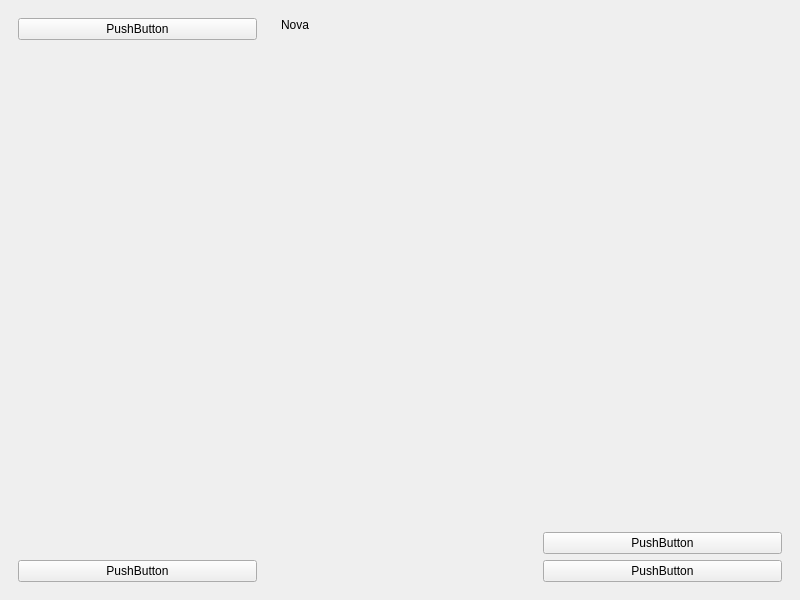
<?xml version="1.0" encoding="UTF-8"?>
<ui version="4.0">
 <class>MainWindow</class>
 <widget class="QMainWindow" name="MainWindow">
  <property name="geometry">
   <rect>
    <x>0</x>
    <y>0</y>
    <width>800</width>
    <height>600</height>
   </rect>
  </property>
  <property name="windowTitle">
   <string>MainWindow</string>
  </property>
  <widget class="QWidget" name="centralwidget">
   <layout class="QHBoxLayout" name="horizontalLayout">
    <item>
     <widget class="QWidget" name="widget" native="true">
      <layout class="QVBoxLayout" name="verticalLayout_4">
       <item>
        <widget class="QPushButton" name="pushButton_4">
         <property name="text">
          <string>PushButton</string>
         </property>
        </widget>
       </item>
       <item>
        <spacer name="verticalSpacer">
         <property name="orientation">
          <enum>Qt::Vertical</enum>
         </property>
         <property name="sizeHint" stdset="0">
          <size>
           <width>20</width>
           <height>40</height>
          </size>
         </property>
        </spacer>
       </item>
       <item>
        <widget class="QPushButton" name="pushButton_5">
         <property name="text">
          <string>PushButton</string>
         </property>
        </widget>
       </item>
      </layout>
     </widget>
    </item>
    <item>
     <widget class="QWidget" name="widget_2" native="true">
      <layout class="QVBoxLayout" name="verticalLayout_5">
       <item>
        <widget class="QLabel" name="label">
         <property name="text">
          <string>Nova</string>
         </property>
        </widget>
       </item>
       <item>
        <spacer name="verticalSpacer_2">
         <property name="orientation">
          <enum>Qt::Vertical</enum>
         </property>
         <property name="sizeHint" stdset="0">
          <size>
           <width>20</width>
           <height>188</height>
          </size>
         </property>
        </spacer>
       </item>
      </layout>
     </widget>
    </item>
    <item>
     <widget class="QWidget" name="widget_3" native="true">
      <layout class="QVBoxLayout" name="verticalLayout_6">
       <item>
        <spacer name="verticalSpacer_3">
         <property name="orientation">
          <enum>Qt::Vertical</enum>
         </property>
         <property name="sizeHint" stdset="0">
          <size>
           <width>20</width>
           <height>40</height>
          </size>
         </property>
        </spacer>
       </item>
       <item>
        <widget class="QPushButton" name="pushButton_2">
         <property name="text">
          <string>PushButton</string>
         </property>
        </widget>
       </item>
       <item>
        <widget class="QPushButton" name="pushButton_3">
         <property name="text">
          <string>PushButton</string>
         </property>
        </widget>
       </item>
      </layout>
     </widget>
    </item>
   </layout>
  </widget>
 </widget>
 <resources/>
 <connections/>
</ui>
